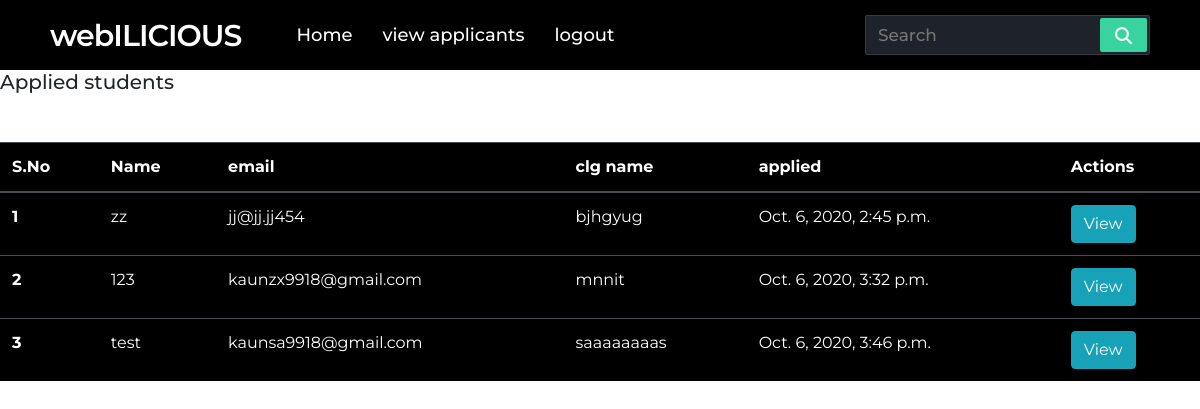
Page /controller/viewapplicants on the earlier database version.
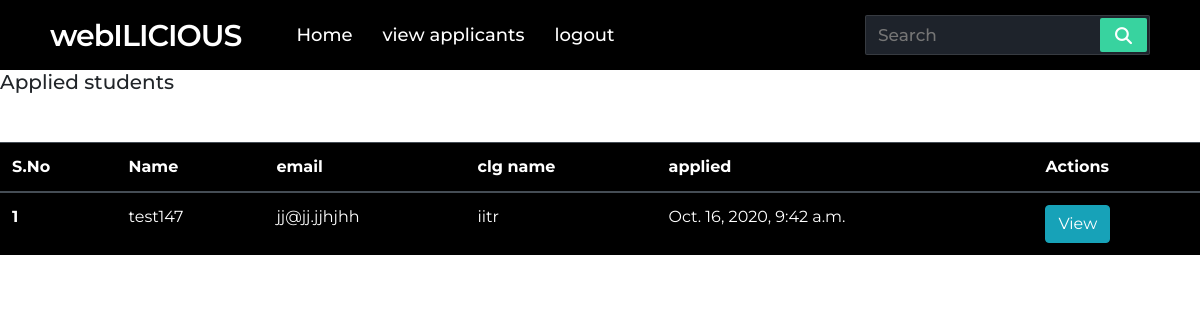
Same page on the later database version.
### controller/models.py (models this page shows, shortened)
class Applicants(models.Model):
    applicant = models.OneToOneField(User,on_delete=models.CASCADE)
    app_email=models.CharField(max_length=255)
    app_clg=models.CharField(max_length=255)
    dateregisteres= models.DateTimeField(auto_now_add=True)

### controller/views.py (the view)
# urls.py: path('viewapplicants',views.viewapplicants,name="viewapplicants"),
def viewapplicants(request):
    item = Applicants.objects.all()
    context ={'item' : item}
    return render(request,'controller/viewapp.html',context)

### controller/templates/controller/viewapp.html (shortened to what this page needs)
{% extends 'controller/base.html' %}
{% load static %}
{% block body %}
<h5>Applied students </h5>
{% if item %}
<div class="  mt-5 table-responsive">
  <table class="table table-hover table-dark  " style="background-color:black" >
    <thead>
      <tr>
        <th scope="col">S.No</th>
        <th scope="col">Name</th>
        <th scope="col">email</th>
        <th scope="col">clg name</th>
        <th scope="col">applied</th>
        <th scope="col">Actions</th>
      </tr>
    </thead>
    <tbody>
      {%  for ite in item %}
      <tr>
        <th scope="row">{{ forloop.counter }}</th>
        <td>{{ ite.applicant }}</td>
        <td>{{ ite.app_email }}</td>
        <td>{{ ite.app_clg }}</td>
        <td>{{ ite.dateregisteres }}</td>
        <td>
        <a href="{%url 'completedetails' ite.id %}" class="btn btn-info text-white">View</a>
        </td>
      </tr>
      {% endfor %}
      {% else %}
      <h6 style="margin-top: 100px;color: #c9302c"> No applications present!!! </h6>
      {% endif %}
{% endblock body %}

### controller/templates/controller/base.html (shortened to what this page needs)
{% load static %}
<!doctype html>
<html lang="en">
  <head>
    <link rel="stylesheet" href="https://stackpath.bootstrapcdn.com/bootstrap/4.5.2/css/bootstrap.min.css">
    <link rel="stylesheet" href="{% static 'css/base.css' %}">
  </head>
  <body >
    <nav class="nav-bar">
        <div class="logo">
        webILICIOUS</div>
        <div class="nav-items">
        <li><a href="{% url 'home' %}">Home</a></li>
        <li><a href="{%url 'viewapplicants'%}">view applicants</a></li>
        <li><a href="{%url 'logout'%}">logout</a></li>
        </div>
        <form action="#">
                <input type="search" class="search-data" placeholder="Search" required>
                <button type="submit" class="fas fa-search"></button>
            </form>
        </nav>
{% block body %}
{% endblock body %}
  </body>
</html>

### static/css/base.css (style rules this page uses)
* { margin: 0; padding: 0; outline: none; box-sizing: border-box; font-family: 'Montserrat', sans-serif; }
nav { background: #000000; display: flex; flex-wrap: wrap; align-items: center; justify-content: space-between; height: 70px; padding: 0 100px; }
nav .logo { color: #fff; font-size: 30px; font-weight: 600; letter-spacing: -1px; }
nav .nav-items { display: flex; flex: 1; padding: 0 0 0 40px; }
nav .nav-items li { list-style: none; padding: 0 15px; }
nav .nav-items li a { color: #fff; font-size: 18px; font-weight: 500; text-decoration: none; }
nav form { display: flex; height: 40px; padding: 2px; background: #1e232b; min-width: 18%!important; border-radius: 2px; border: 1px solid rgba(155,155,155,0.2); }
nav form .search-data { width: 100%; height: 100%; padding: 0 10px; color: #fff; font-size: 17px; border: none; font-weight: 500; background: none; }
nav form button { padding: 0 15px; color: #fff; font-size: 17px; background: #38d39f; border: none; border-radius: 2px; cursor: pointer; }
@media (max-width: 1245px) { nav { padding: 0 50px; } }

Differences in the rows shown:
removed Applicants: applicant "zz", app_email "jj@jj.jj454", app_clg "bjhgyug", dateregisteres "Oct. 6, 2020, 2:45 p.m."
removed Applicants: applicant "123", app_email "kaunzx9918@gmail.com", app_clg "mnnit", dateregisteres "Oct. 6, 2020, 3:32 p.m."
removed Applicants: applicant "test", app_email "kaunsa9918@gmail.com", app_clg "saaaaaaaas", dateregisteres "Oct. 6, 2020, 3:46 p.m."
added Applicants: applicant "test147", app_email "jj@jj.jjhjhh", app_clg "iitr", dateregisteres "Oct. 16, 2020, 9:42 a.m."
